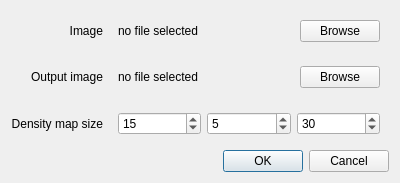
<?xml version="1.0" encoding="UTF-8"?>
<ui version="4.0">
 <class>Dialog</class>
 <widget class="QDialog" name="Dialog">
  <property name="geometry">
   <rect>
    <x>0</x>
    <y>0</y>
    <width>400</width>
    <height>179</height>
   </rect>
  </property>
  <property name="windowTitle">
   <string>Dialog</string>
  </property>
  <layout class="QGridLayout" name="gridLayout">
   <item row="0" column="1">
    <widget class="QWidget" name="widget" native="true">
     <property name="sizePolicy">
      <sizepolicy hsizetype="Expanding" vsizetype="Preferred">
       <horstretch>0</horstretch>
       <verstretch>0</verstretch>
      </sizepolicy>
     </property>
     <layout class="QHBoxLayout" name="horizontalLayout_3">
      <item>
       <widget class="QLabel" name="lFilename_2">
        <property name="sizePolicy">
         <sizepolicy hsizetype="Expanding" vsizetype="Preferred">
          <horstretch>0</horstretch>
          <verstretch>0</verstretch>
         </sizepolicy>
        </property>
        <property name="text">
         <string>no file selected</string>
        </property>
       </widget>
      </item>
      <item>
       <widget class="QPushButton" name="pbSelectImage_2">
        <property name="text">
         <string>Browse</string>
        </property>
       </widget>
      </item>
     </layout>
    </widget>
   </item>
   <item row="2" column="1">
    <widget class="QWidget" name="widget_2" native="true">
     <layout class="QHBoxLayout" name="horizontalLayout_4">
      <item>
       <widget class="QSpinBox" name="sbDimX_2">
        <property name="maximum">
         <number>300</number>
        </property>
        <property name="value">
         <number>15</number>
        </property>
       </widget>
      </item>
      <item>
       <widget class="QSpinBox" name="sbDimY_2">
        <property name="maximum">
         <number>300</number>
        </property>
        <property name="value">
         <number>5</number>
        </property>
       </widget>
      </item>
      <item>
       <widget class="QSpinBox" name="sbDimZ_2">
        <property name="maximum">
         <number>300</number>
        </property>
        <property name="value">
         <number>30</number>
        </property>
       </widget>
      </item>
     </layout>
    </widget>
   </item>
   <item row="0" column="0">
    <widget class="QLabel" name="label">
     <property name="text">
      <string>Image</string>
     </property>
     <property name="alignment">
      <set>Qt::AlignRight|Qt::AlignTrailing|Qt::AlignVCenter</set>
     </property>
    </widget>
   </item>
   <item row="3" column="0" colspan="2">
    <widget class="QDialogButtonBox" name="buttonBox">
     <property name="orientation">
      <enum>Qt::Horizontal</enum>
     </property>
     <property name="standardButtons">
      <set>QDialogButtonBox::Cancel|QDialogButtonBox::Ok</set>
     </property>
    </widget>
   </item>
   <item row="2" column="0">
    <widget class="QLabel" name="label_3">
     <property name="text">
      <string>Density map size</string>
     </property>
     <property name="alignment">
      <set>Qt::AlignRight|Qt::AlignTrailing|Qt::AlignVCenter</set>
     </property>
    </widget>
   </item>
   <item row="1" column="0">
    <widget class="QLabel" name="label_2">
     <property name="text">
      <string>Output image</string>
     </property>
     <property name="alignment">
      <set>Qt::AlignRight|Qt::AlignTrailing|Qt::AlignVCenter</set>
     </property>
    </widget>
   </item>
   <item row="1" column="1">
    <widget class="QWidget" name="widget_3" native="true">
     <layout class="QHBoxLayout" name="horizontalLayout_5">
      <item>
       <widget class="QLabel" name="label_4">
        <property name="sizePolicy">
         <sizepolicy hsizetype="Expanding" vsizetype="Preferred">
          <horstretch>0</horstretch>
          <verstretch>0</verstretch>
         </sizepolicy>
        </property>
        <property name="text">
         <string>no file selected</string>
        </property>
       </widget>
      </item>
      <item>
       <widget class="QPushButton" name="pushButton">
        <property name="text">
         <string>Browse</string>
        </property>
       </widget>
      </item>
     </layout>
    </widget>
   </item>
  </layout>
 </widget>
 <resources/>
 <connections>
  <connection>
   <sender>buttonBox</sender>
   <signal>accepted()</signal>
   <receiver>Dialog</receiver>
   <slot>accept()</slot>
   <hints>
    <hint type="sourcelabel">
     <x>248</x>
     <y>254</y>
    </hint>
    <hint type="destinationlabel">
     <x>157</x>
     <y>274</y>
    </hint>
   </hints>
  </connection>
  <connection>
   <sender>buttonBox</sender>
   <signal>rejected()</signal>
   <receiver>Dialog</receiver>
   <slot>reject()</slot>
   <hints>
    <hint type="sourcelabel">
     <x>316</x>
     <y>260</y>
    </hint>
    <hint type="destinationlabel">
     <x>286</x>
     <y>274</y>
    </hint>
   </hints>
  </connection>
 </connections>
</ui>
